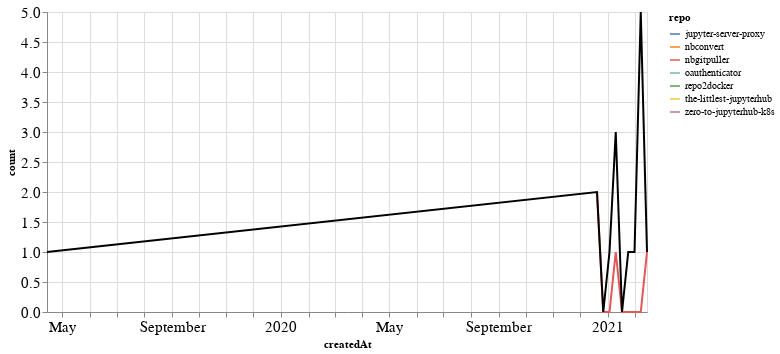

Here is the notebook cell this chart was saved with:
### Markdown cell above
### PRs

### Code cell
prs_time = prs.groupby('repo').resample('W', on='createdAt').count()['author'].reset_index()
prs_time = prs_time.rename(columns={'author': 'count'})
prs_time_total = prs_time.groupby('createdAt').agg({"count": "sum"}).reset_index()

ch1 = alt.Chart(prs_time, width=600).mark_line().encode(
    x='createdAt',
    y='count',
    color='repo',
    tooltip="repo"
)

ch2 = alt.Chart(prs_time_total, width=600).mark_line(color="black").encode(
    x='createdAt',
    y='count',
)

ch1 + ch2

### Figure 1 — Vega-Lite specification as saved in the notebook (floating-point values rounded to 4 significant figures)
{"config": {"axisLeft": {"labelFontSize": 15}, "axisBottom": {"labelFontSize": 15}}, "layer": [{"data": {"name": "data-851bd7c87de83b3bfd9feed70d344c7b"}, "mark": "line", "encoding": {"color": {"type": "nominal", "field": "repo"}, "tooltip": {"type": "nominal", "field": "repo"}, "x": {"type": "temporal", "field": "createdAt"}, "y": {"type": "quantitative", "field": "count"}}, "width": 600}, {"data": {"name": "data-2527b5a2dfa74c8fd3ee706a10888af1"}, "mark": {"type": "line", "color": "black"}, "encoding": {"x": {"type": "temporal", "field": "createdAt"}, "y": {"type": "quantitative", "field": "count"}}, "width": 600}], "$schema": "https://vega.github.io/schema/vega-lite/v4.8.1.json", "datasets": {"data-851bd7c87de83b3bfd9feed70d344c7b": [{"repo": "jupyter-server-proxy", "createdAt": "2021-01-10T00:00:00", "count": 2}, {"repo": "nbconvert", "createdAt": "2021-02-07T00:00:00", "count": 5}, {"repo": "nbgitpuller", "createdAt": "2020-12-20T00:00:00", "count": 2}, {"repo": "nbgitpuller", "createdAt": "2020-12-27T00:00:00", "count": 0}, {"repo": "nbgitpuller", "createdAt": "2021-01-03T00:00:00", "count": 0}, {"repo": "nbgitpuller", "createdAt": "2021-01-10T00:00:00", "count": 1}, {"repo": "nbgitpuller", "createdAt": "2021-01-17T00:00:00", "count": 0}, {"repo": "nbgitpuller", "createdAt": "2021-01-24T00:00:00", "count": 0}, {"repo": "nbgitpuller", "createdAt": "2021-01-31T00:00:00", "count": 0}, {"repo": "nbgitpuller", "createdAt": "2021-02-07T00:00:00", "count": 0}, {"repo": "nbgitpuller", "createdAt": "2021-02-14T00:00:00", "count": 1}, {"repo": "oauthenticator", "createdAt": "2021-01-31T00:00:00", "count": 1}, {"repo": "repo2docker", "createdAt": "2019-04-14T00:00:00", "count": 1}, {"repo": "the-littlest-jupyterhub", "createdAt": "2021-01-03T00:00:00", "count": 1}, {"repo": "zero-to-jupyterhub-k8s", "createdAt": "2021-01-24T00:00:00", "count": 1}], "data-2527b5a2dfa74c8fd3ee706a10888af1": [{"createdAt": "2019-04-14T00:00:00", "count": 1}, {"createdAt": "2020-12-20T00:00:00", "count": 2}, {"createdAt": "2020-12-27T00:00:00", "count": 0}, {"createdAt": "2021-01-03T00:00:00", "count": 1}, {"createdAt": "2021-01-10T00:00:00", "count": 3}, {"createdAt": "2021-01-17T00:00:00", "count": 0}, {"createdAt": "2021-01-24T00:00:00", "count": 1}, {"createdAt": "2021-01-31T00:00:00", "count": 1}, {"createdAt": "2021-02-07T00:00:00", "count": 5}, {"createdAt": "2021-02-14T00:00:00", "count": 1}]}}
